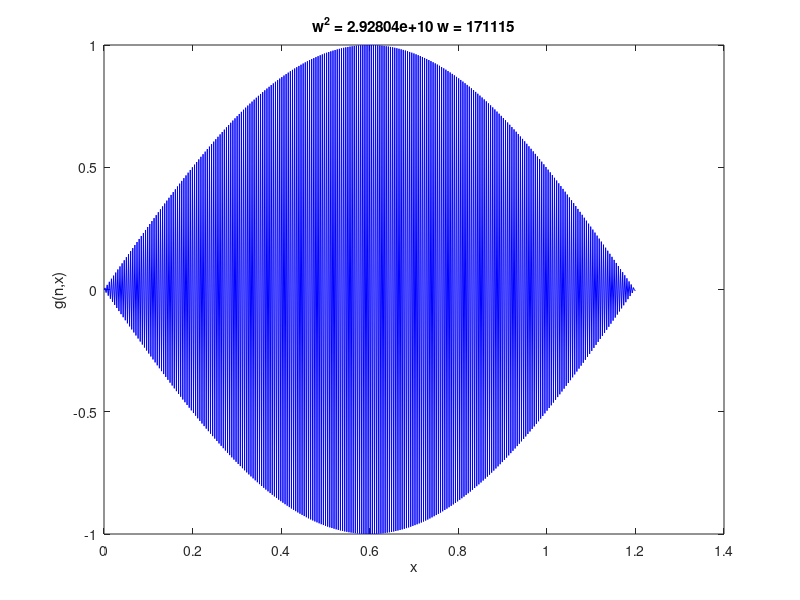

Here is the MATLAB script that generated this plot:
mu=.003;
T=127;
L=1.2;
N=500;
xmin=0; xmax=1.2;
h=(xmax-xmin)/(N-1);
x=xmin:h:xmax;
A=zeros(N,N);
A(1,1)=1;
A(N,N-2)=1/(2*h);
A(N,N-1)=-2/h;
A(N,N)=3/(2*h)-2;
B=eye(N,N);
B(1,1)=0;
B(N,N)=0;
for iterator1=2:1:N-1
    A(iterator1,iterator1-1)=1/(h^2);
    A(iterator1,iterator1)=-2*1/(h.^2);
    A(iterator1,iterator1+1)=1/(h^2);
end;
[V,D]=eig(A,B);
w2raw=-(T/mu)*diag(D);
[w2,k]=sort(w2raw);
for n=3:N
   t=sprintf(' w^2 = %g w = %g ',w2(n),sqrt(abs(w2(n))) );
   gn=V(:,k(n));
   plot(x,gn,'b-');
   title(t);xlabel('x');ylabel('g(n,x)');
    fprintf('Actual  Omega for  n=%d is %f\n',n-2,(n-2)*pi/L*sqrt(T/mu));
   pause
end
